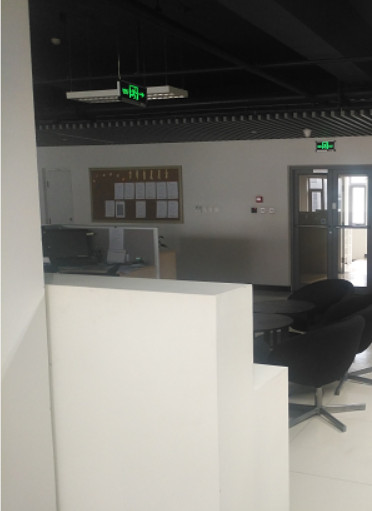
//> input picture 01.jpg, 372 x 511 px, given in place of 0.jpg, which was not available
$ ./源1   (built with g++ and OpenCV 4, older OpenCV classes emulated)
//> lines starting //> are read from the running program, lines starting //| are printed output that depends on the picture; pictures that were not available may be replaced by others from this repository, and a replacement may not be noted
#include "highgui/highgui.hpp"
#include "opencv2/nonfree/nonfree.hpp"
#include "opencv2/legacy/legacy.hpp"
#include <iostream>
using namespace cv;
using namespace std;

void OptimizeSeam(Mat& img1, Mat& trans, Mat& dst);

typedef struct
{
	Point2f left_top;
	Point2f left_bottom;
	Point2f right_top;
	Point2f right_bottom;
}four_corners_t;

four_corners_t corners;

void CalcCorners(const Mat& H, const Mat& src)
{
	double v2[] = { 0, 0, 1 };//左上角
	double v1[3];//变换后的坐标值
	Mat V2 = Mat(3, 1, CV_64FC1, v2);  //列向量
	Mat V1 = Mat(3, 1, CV_64FC1, v1);  //列向量

	V1 = H * V2;
	//左上角(0,0,1)
	cout << "V2: " << V2 << endl;
	cout << "V1: " << V1 << endl;
	corners.left_top.x = v1[0] / v1[2];
	corners.left_top.y = v1[1] / v1[2];

	//左下角(0,src.rows,1)
	v2[0] = 0;
	v2[1] = src.rows;
	v2[2] = 1;
	V2 = Mat(3, 1, CV_64FC1, v2);  //列向量
	V1 = Mat(3, 1, CV_64FC1, v1);  //列向量
	V1 = H * V2;
	corners.left_bottom.x = v1[0] / v1[2];
	corners.left_bottom.y = v1[1] / v1[2];

	//右上角(src.cols,0,1)
	v2[0] = src.cols;
	v2[1] = 0;
	v2[2] = 1;
	V2 = Mat(3, 1, CV_64FC1, v2);  //列向量
	V1 = Mat(3, 1, CV_64FC1, v1);  //列向量
	V1 = H * V2;
	corners.right_top.x = v1[0] / v1[2];
	corners.right_top.y = v1[1] / v1[2];

	//右下角(src.cols,src.rows,1)
	v2[0] = src.cols;
	v2[1] = src.rows;
	v2[2] = 1;
	V2 = Mat(3, 1, CV_64FC1, v2);  //列向量
	V1 = Mat(3, 1, CV_64FC1, v1);  //列向量
	V1 = H * V2;
	corners.right_bottom.x = v1[0] / v1[2];
	corners.right_bottom.y = v1[1] / v1[2];

}

int main(int argc, char *argv[])
{
	Mat image01 = imread("0.jpg", 1);    //右图
//> image01 is the input picture: 511 rows x 372 cols, CV_8UC3; mean B, G, R 115.5, 121.1, 122.8
	Mat image02 = imread("5.jpg", 1);    //左图
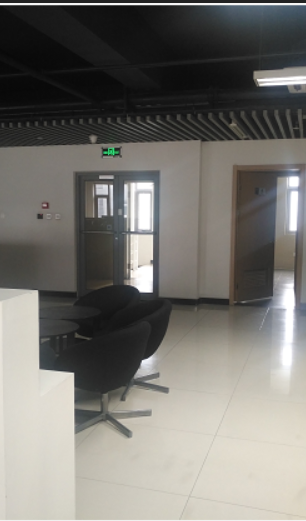
//> input picture 02.jpg, 306 x 521 px, given in place of 5.jpg, which was not available
//> image02 is the input picture: 521 rows x 306 cols, CV_8UC3; mean B, G, R 112.1, 117, 119
	/*imshow("p2", image01);
	imshow("p1", image02);*/

	//灰度图转换
	Mat image1, image2;
	cvtColor(image01, image1, CV_RGB2GRAY);
	cvtColor(image02, image2, CV_RGB2GRAY);


	//提取特征点
	OrbFeatureDetector  surfDetector(3000);
	vector<KeyPoint> keyPoint1, keyPoint2;
	surfDetector.detect(image1, keyPoint1);
//> keyPoint1 = 774 keypoints; strongest (x, y, size): (285, 367, 44.6), (287, 367, 31), (284, 367, 64.3), (140, 96, 31)
	surfDetector.detect(image2, keyPoint2);
//> keyPoint2 = 889 keypoints; strongest (x, y, size): (143, 283, 111.1), (143, 287, 92.6), (151, 291, 31), (149, 288, 64.3)

	//特征点描述，为下边的特征点匹配做准备
	OrbDescriptorExtractor  SurfDescriptor;
	Mat imageDesc1, imageDesc2;
	SurfDescriptor.compute(image1, keyPoint1, imageDesc1);
	SurfDescriptor.compute(image2, keyPoint2, imageDesc2);

	flann::Index flannIndex(imageDesc1, flann::LshIndexParams(12, 20, 2), cvflann::FLANN_DIST_HAMMING);

	vector<DMatch> GoodMatchePoints;

	Mat macthIndex(imageDesc2.rows, 2, CV_32SC1), matchDistance(imageDesc2.rows, 2, CV_32FC1);
	flannIndex.knnSearch(imageDesc2, macthIndex, matchDistance, 2, flann::SearchParams());
//> macthIndex = 889 pairs, first value 7 to 773, second value 0 to 773; matchDistance = 889 pairs, first value 0 to 111, second value 8 to 123

	// Lowe's algorithm,获取优秀匹配点
	for (int i = 0; i < matchDistance.rows; i++)
	{
		if (matchDistance.at<float>(i, 0) < 0.4 * matchDistance.at<float>(i, 1))
		{
			DMatch dmatches(i, macthIndex.at<int>(i, 0), matchDistance.at<float>(i, 0));
			GoodMatchePoints.push_back(dmatches);
		}
	}
//> after the loop, GoodMatchePoints = 148 matches

	Mat first_match;
	drawMatches(image02, keyPoint2, image01, keyPoint1, GoodMatchePoints, first_match);
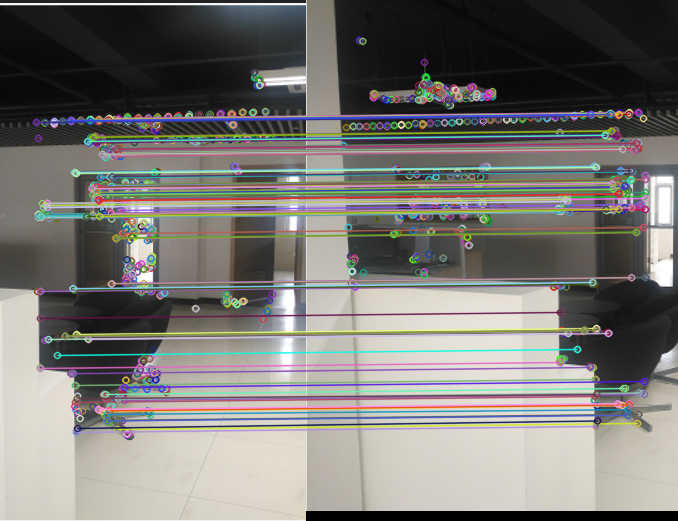
//> first_match: 521 rows x 678 cols, CV_8UC3; mean B, G, R 115.8, 119.6, 121.6
	//imshow("first_match ", first_match);

	vector<Point2f> imagePoints1, imagePoints2;

	for (int i = 0; i<GoodMatchePoints.size(); i++)
	{
		imagePoints2.push_back(keyPoint2[GoodMatchePoints[i].queryIdx].pt);
		imagePoints1.push_back(keyPoint1[GoodMatchePoints[i].trainIdx].pt);
	}
//> this loop made 148 passes
//> after the loop, imagePoints2 = 148 Points (x, y), first 12: [109, 118], [118, 118], [90, 119], [99, 119], [71, 120], [54, 121], [63, 121], [98, 121], [36, 122], [45, 122], [95, 136], [93, 140]; imagePoints1 = 148 Points (x, y), first 12: [323, 112], [332, 112], [304, 113], [313, 113], [285, 114], [268, 115], [277, 115], [312, 115], [250, 116], [259, 116], [309, 130], [307, 134]


	//获取图像1到图像2的投影映射矩阵 尺寸为3*3
	Mat homo = findHomography(imagePoints1, imagePoints2, CV_RANSAC);
//> homo = [[1, 0.000687, -214.3], [0.000567, 1, 5.49], [-9.4e-07, 8.6e-06, 1]]
	////也可以使用getPerspectiveTransform方法获得透视变换矩阵，不过要求只能有4个点，效果稍差
	//Mat   homo=getPerspectiveTransform(imagePoints1,imagePoints2);
	//cout << "变换矩阵为：\n" << homo << endl << endl; //输出映射矩阵

												//计算配准图的四个顶点坐标
	CalcCorners(homo, image01);
//> in CalcCorners, `V1 = H * V2;`: V1 = [-214.3, 5.49, 1]
//| V1: [-214.316330595199;
//|  5.485089759650475;
//|  1]
//> in CalcCorners, `V1 = H * V2;`: V1 = [-214, 518.3, 1]
//> in CalcCorners, `V1 = H * V2;`: V1 = [158.1, 5.7, 1]
//> in CalcCorners, `V1 = H * V2;`: V1 = [158.5, 518.6, 1]
	// [6 lines of commented-out code are left out]
	Mat imageTransform1, imageTransform2;
	warpPerspective(image01, imageTransform1, homo, Size(MAX(corners.right_top.x, corners.right_bottom.x), image02.rows));
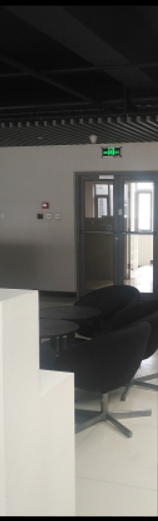
//> imageTransform1: 521 rows x 158 cols, CV_8UC3; mean B, G, R 98.9, 103.2, 104.7
	//warpPerspective(image01, imageTransform2, adjustMat*homo, Size(image02.cols*1.3, image02.rows*1.8));
	//imshow("直接经过透视矩阵变换", imageTransform1);
	//imwrite("trans1.jpg", imageTransform1);


	//创建拼接后的图,需提前计算图的大小
	int dst_width = imageTransform1.cols;  //取最右点的长度为拼接图的长度
//> dst_width = 158
	int dst_height = image02.rows;
//> dst_height = 521

	Mat dst(dst_height, dst_width, CV_8UC3);
	dst.setTo(0);

	imageTransform1.copyTo(dst(Rect(0, 0, imageTransform1.cols, imageTransform1.rows)));
//> (the run ends here: the program stops with an error, at `image02.copyTo(dst(Rect(0, 0, image02.cols, image02.rows)));`)
